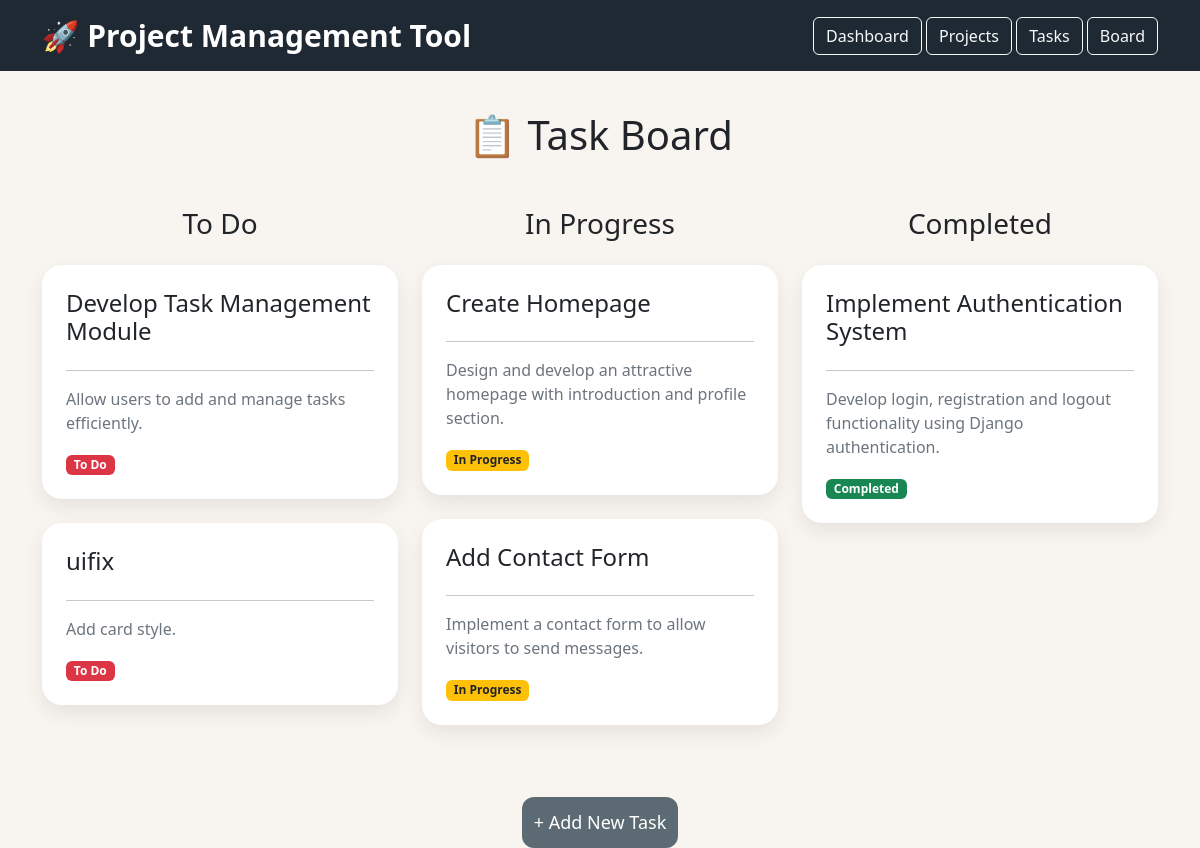
The app's page /tasks/board/ with its own data.
### tasks/models.py (models this page shows, shortened)
class Task(models.Model):
    STATUS_CHOICES = [
        ('To Do', 'To Do'),
        ('In Progress', 'In Progress'),
        ('Completed', 'Completed'),
    ]
    title = models.CharField(max_length=200)
    description = models.TextField()
    project = models.ForeignKey(Project, on_delete=models.CASCADE)
    status = models.CharField(max_length=20, choices=STATUS_CHOICES, default='To Do')
    created_at = models.DateTimeField(auto_now_add=True)

### tasks/views.py (the view)
# urls.py: path('board/', views.task_board, name='task_board'),
def task_board(request):
    todo_tasks = Task.objects.filter(status='To Do')
    inprogress_tasks = Task.objects.filter(status='In Progress')
    completed_tasks = Task.objects.filter(status='Completed')
    context = {
        'todo_tasks': todo_tasks,
        'inprogress_tasks': inprogress_tasks,
        'completed_tasks': completed_tasks,
    }
    return render(request, 'task_board.html', context)

### accounts/templates/task_board.html
{% extends 'base.html' %}
{% block content %}
<h1 class="text-center mb-5">
📋 Task Board
</h1>
<div class="row">
<div class="col-md-4">
<h3 class="mb-4 text-center">
To Do
</h3>
{% for task in todo_tasks %}
<div class="card p-4 mb-4">
<h4>
{{ task.title }}
</h4>
<hr>
<p class="text-secondary">
{{ task.description }}
</p>
<div>
<span class="badge bg-danger">
To Do
</span>
</div>
</div>
{% empty %}
<div class="card p-4">
No Tasks
</div>
{% endfor %}
</div>
<div class="col-md-4">
<h3 class="mb-4 text-center">
In Progress
</h3>
{% for task in inprogress_tasks %}
<div class="card p-4 mb-4">
<h4>
{{ task.title }}
</h4>
<hr>
<p class="text-secondary">
{{ task.description }}
</p>
<div>
<span class="badge bg-warning text-dark">
In Progress
</span>
</div>
</div>
{% empty %}
<div class="card p-4">
No Tasks
</div>
{% endfor %}
</div>
<div class="col-md-4">
<h3 class="mb-4 text-center">
Completed
</h3>
{% for task in completed_tasks %}
<div class="card p-4 mb-4">
<h4>
{{ task.title }}
</h4>
<hr>
<p class="text-secondary">
{{ task.description }}
</p>
<div>
<span class="badge bg-success">
Completed
</span>
</div>
</div>
{% empty %}
<div class="card p-4">
No Tasks
</div>
{% endfor %}
</div>
</div>
<div class="text-center mt-5">
<a href="/tasks/add/" class="btn custom-btn">
+ Add New Task
</a>
</div>
{% endblock %}

### accounts/templates/base.html (style rules this page uses)
body { background:#F8F5F0; font-family:'Segoe UI'; }
.card { border:none; border-radius:20px; background:white; box-shadow:0 8px 20px rgba(0,0,0,.08); }
.custom-btn { background:#5C6B73; color:white; border:none; border-radius:12px; padding:12px; font-size:18px; }

### records on screen
Task: title "Develop Task Management Module", description "Allow users to add and manage tasks efficiently."
Task: title "uifix", description "Add card style."
Task: title "Create Homepage", description "Design and develop an attractive homepage with introduction and profile section."
Task: title "Add Contact Form", description "Implement a contact form to allow visitors to send messages."
Task: title "Implement Authentication System", description "Develop login, registration and logout functionality using Django authentication."
